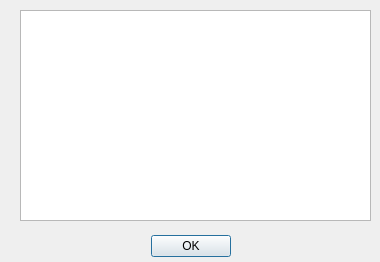
<?xml version="1.0" encoding="UTF-8"?>
<ui version="4.0">
 <class>ui_select_timetag_device</class>
 <widget class="QDialog" name="ui_select_timetag_device">
  <property name="geometry">
   <rect>
    <x>0</x>
    <y>0</y>
    <width>380</width>
    <height>262</height>
   </rect>
  </property>
  <property name="windowTitle">
   <string>Select a device to connect to</string>
  </property>
  <widget class="QDialogButtonBox" name="buttonBox">
   <property name="geometry">
    <rect>
     <x>150</x>
     <y>230</y>
     <width>81</width>
     <height>32</height>
    </rect>
   </property>
   <property name="orientation">
    <enum>Qt::Horizontal</enum>
   </property>
   <property name="standardButtons">
    <set>QDialogButtonBox::Ok</set>
   </property>
  </widget>
  <widget class="QListWidget" name="lw_items">
   <property name="geometry">
    <rect>
     <x>20</x>
     <y>10</y>
     <width>351</width>
     <height>211</height>
    </rect>
   </property>
  </widget>
 </widget>
 <resources/>
 <connections>
  <connection>
   <sender>buttonBox</sender>
   <signal>accepted()</signal>
   <receiver>ui_select_timetag_device</receiver>
   <slot>accept()</slot>
   <hints>
    <hint type="sourcelabel">
     <x>248</x>
     <y>254</y>
    </hint>
    <hint type="destinationlabel">
     <x>157</x>
     <y>274</y>
    </hint>
   </hints>
  </connection>
  <connection>
   <sender>buttonBox</sender>
   <signal>rejected()</signal>
   <receiver>ui_select_timetag_device</receiver>
   <slot>reject()</slot>
   <hints>
    <hint type="sourcelabel">
     <x>316</x>
     <y>260</y>
    </hint>
    <hint type="destinationlabel">
     <x>286</x>
     <y>274</y>
    </hint>
   </hints>
  </connection>
 </connections>
</ui>
